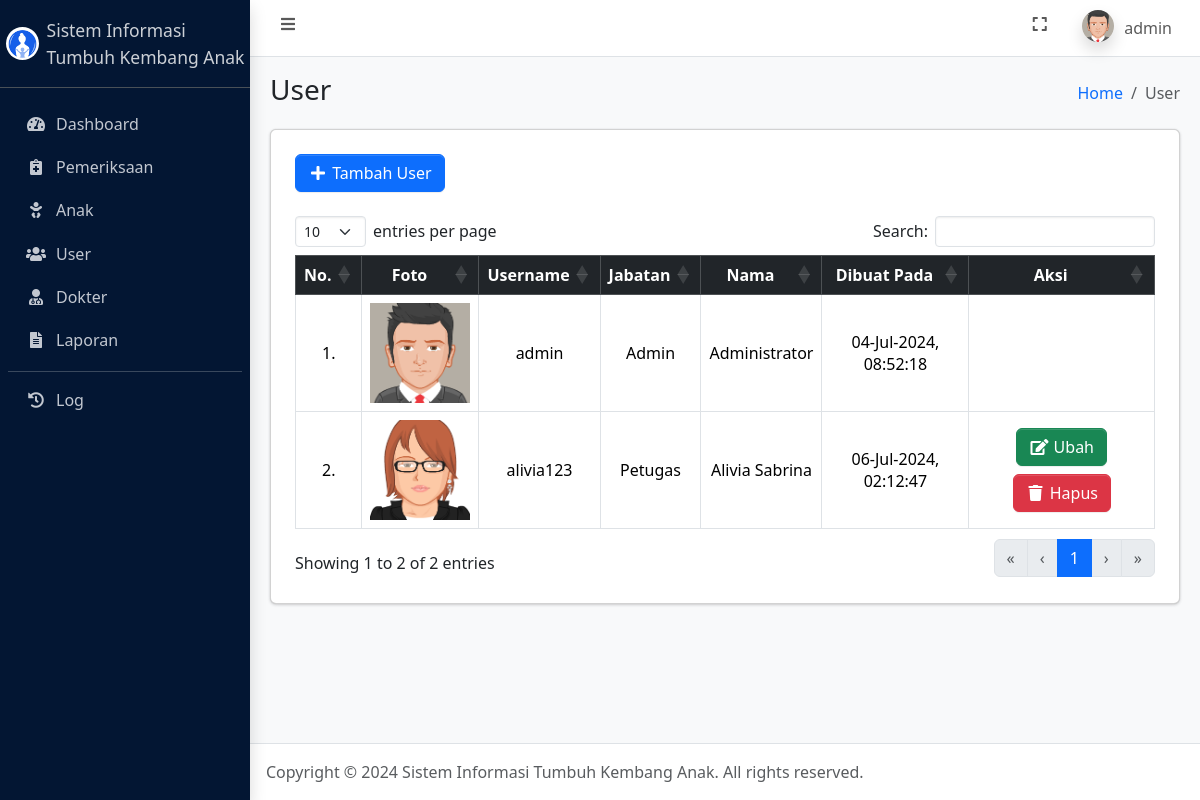
The page /user.php (signed in) on the database its author committed.
### tables this page shows
CREATE TABLE `user` (
  `id_user` int(11) NOT NULL,
  `username` varchar(50) NOT NULL,
  `password` varchar(255) NOT NULL,
  `jabatan` enum('admin','petugas') NOT NULL,
  `nama` varchar(100) NOT NULL,
  `foto` text NOT NULL,
  `dibuat_pada` timestamp NOT NULL DEFAULT current_timestamp()
);

### connection.php (called while the page is built, shortened)
<?php
	$host = 'localhost';
	$user = 'root';
	$pass = '';
	$database = 'tumbuh_kembang_anak';
	$conn = mysqli_connect($host, $user, $pass, $database);
    if (isset($_SESSION['id_user'])) {
    	$id_user = $_SESSION['id_user'];
		$dataUser = mysqli_fetch_assoc(mysqli_query($conn, "SELECT * FROM user WHERE id_user = $id_user"));
	}
?>

### user.php (the view, shortened to what this page needs)
<?php
    require_once 'connection.php';
    $user = mysqli_query($conn, "SELECT * FROM user ORDER BY username ASC");
?>
<!DOCTYPE html>
<html lang="en">
<head>
    <?php include_once 'include/head.php'; ?>
</head>
<body class="layout-fixed sidebar-expand-lg bg-body-tertiary">
    <div class="app-wrapper">
        <?php include_once 'include/navbar.php'; ?>
        <?php include_once 'include/sidebar.php'; ?>
        <main class="app-main">
            <div class="app-content-header">
                <div class="container-fluid">
                    <div class="row">
                        <div class="col-sm-6">
                            <h3 class="mb-0">User</h3>
                        </div>
                        <div class="col-sm-6">
                            <ol class="breadcrumb float-sm-end">
                                <li class="breadcrumb-item"><a href="index.php">Home</a></li>
                                <li class="breadcrumb-item active" aria-current="page">
                                    User
                                </li>
                            </ol>
                        </div>
                    </div>
                </div>
            </div>
            <div class="app-content">
                <div class="container-fluid">
                    <div class="card">
                        <div class="card-body">
                            <div class="table-responsive p-2">
                                <a href="tambah_user.php" class="mb-3 btn btn-primary"><i class="fas fa-fw fa-plus"></i> Tambah User</a>
                                <table class="table table-bordered" id="table_id">
                                    <thead class="table-dark">
                                        <tr>
                                            <th class="text-center align-middle">No.</th>
                                            <th class="text-center align-middle">Foto</th>
                                            <th class="text-center align-middle">Username</th>
                                            <th class="text-center align-middle">Jabatan</th>
                                            <th class="text-center align-middle">Nama</th>
                                            <th class="text-center align-middle">Dibuat Pada</th>
                                            <th class="text-center align-middle">Aksi</th>
                                        </tr>
                                    </thead>
                                    <tbody>
                                        <?php $i = 1; ?>
                                        <?php foreach ($user as $du): ?>
                                            <tr>
                                                <td class="text-center align-middle"><?= $i++; ?>.</td>
                                                <td class="text-center align-middle"><img style="height: 100px" src="assets/img/profiles/<?= $du['foto']; ?>" alt="<?= $du['foto']; ?>"></td>
                                                <td class="text-center align-middle"><?= $du['username']; ?></td>
                                                <td class="text-center align-middle"><?= ucwords($du['jabatan']); ?></td>
                                                <td class="text-center align-middle"><?= $du['nama']; ?></td>
                                                <td class="text-center align-middle"><?= date('d-M-Y, H:i:s', strtotime($du['dibuat_pada']));; ?></td>
                                                <td class="text-center align-middle">
                                                    <?php if ($du['username'] != 'admin'): ?>
                                                        <a href="ubah_user.php?id_user=<?= $du['id_user']; ?>" class="m-1 btn btn-success"><i class="fas fa-fw fa-edit"></i> Ubah</a>
                                                        <a href="hapus_user.php?id_user=<?= $du['id_user']; ?>" data-nama="<?= $du['username']; ?>" class="m-1 btn btn-danger btn-delete"><i class="fas fa-fw fa-trash"></i> Hapus</a>
                                                    <?php endif ?>
                                                </td>
                                            </tr>
                                        <?php endforeach ?>
                                    </tbody>
                                </table>
                            </div>
                        </div>
                    </div>
                </div>
            </div>
        </main>
        <?php include_once 'include/footer.php'; ?>
    </div>
</body>
</html>

### include/navbar.php (shortened to what this page needs)
<nav class="app-header navbar navbar-expand bg-body">
    <div class="container-fluid">
        <ul class="navbar-nav">
            <li class="nav-item"> <a class="nav-link" data-lte-toggle="sidebar" href="#" role="button"> <i class="fas fa-fw fa-bars"></i> </a> </li>
        </ul>
        <ul class="navbar-nav ms-auto">
            <li class="nav-item"> <a class="nav-link" href="#" data-lte-toggle="fullscreen"> <i data-lte-icon="maximize" class="fas fa-fw fa-expand"></i> </a> </li>
            <li class="nav-item dropdown user-menu">
                <a href="#" class="nav-link dropdown-toggle" data-bs-toggle="dropdown" aria-expanded="false">
                    <img src="assets/img/profiles/<?= $dataUser['foto']; ?>" class="user-image rounded-circle shadow" alt="User Image">
                    <span class="d-none d-md-inline"><?= $dataUser['username']; ?></span>
                </a>
            </li>
        </ul>
    </div>
</nav>

### rows shown on the page
user: foto (picture), username "admin", jabatan "Admin", nama "Administrator", dibuat_pada "04-Jul-2024, 08:52:18"
user: foto (picture), username "alivia123", jabatan "Petugas", nama "Alivia Sabrina", dibuat_pada "06-Jul-2024, 02:12:47"
